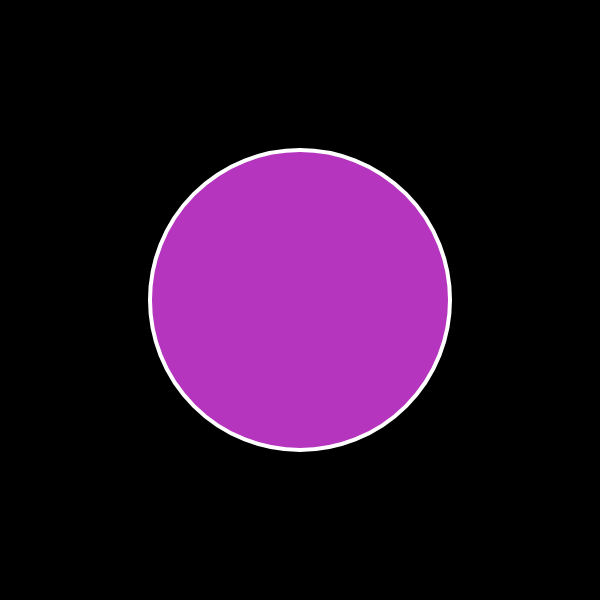
Frame 1 (no input)
Frame 60 (no input): blank canvas, image omitted
Frame 120 (the mouse pressed at the canvas centre since frame 60): blank canvas, image omitted

The p5.js sketch that drew this single still picture (run headless with seeded random() and noise() and a simulated clock; from frame 60 on, the mouse is pressed at the canvas centre):

// p5.js sketch
// ── sketch.js
/*
Created by Ashleigh Nichols, May 2017
Demonstration of embedding functions inside of objects.
*/

var circ = { //sets up the circ object
  x1: 300,
  y1: 300,
  diam: 300,
  rate1: .9,
  display: function() {
    fill(random(255), random(255), random(255));
    stroke(255); //makes the outline white
    strokeWeight(4); //outline 12px
    ellipse(this.x1, this.y1, this.diam, this.diam);
  },
  shrink: function() { //embedding a function named gr
    this.diam = this.diam * this.rate1;
  }
}

function setup() {
  createCanvas(600, 600);
}

function draw() {
  background(0);
  circ.display();
  circ.shrink();
}
